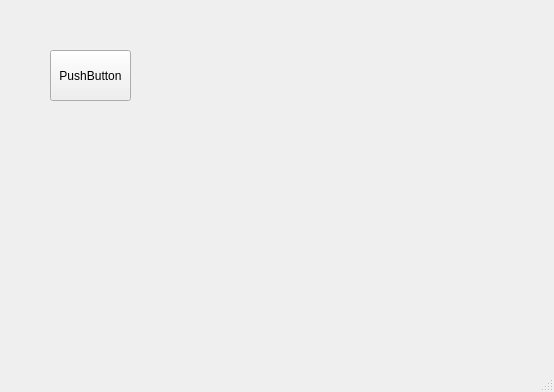
<?xml version="1.0" encoding="UTF-8"?>
<ui version="4.0">
 <class>MainWindow</class>
 <widget class="QMainWindow" name="MainWindow">
  <property name="geometry">
   <rect>
    <x>0</x>
    <y>0</y>
    <width>554</width>
    <height>392</height>
   </rect>
  </property>
  <property name="windowTitle">
   <string>MainWindow</string>
  </property>
  <widget class="QWidget" name="centralWidget">
   <widget class="QPushButton" name="pushButton">
    <property name="geometry">
     <rect>
      <x>50</x>
      <y>50</y>
      <width>81</width>
      <height>51</height>
     </rect>
    </property>
    <property name="text">
     <string>PushButton</string>
    </property>
   </widget>
  </widget>
  <widget class="QMenuBar" name="menuBar">
   <property name="geometry">
    <rect>
     <x>0</x>
     <y>0</y>
     <width>554</width>
     <height>22</height>
    </rect>
   </property>
  </widget>
  <widget class="QStatusBar" name="statusBar"/>
 </widget>
 <layoutdefault spacing="6" margin="11"/>
 <resources/>
 <connections/>
</ui>
